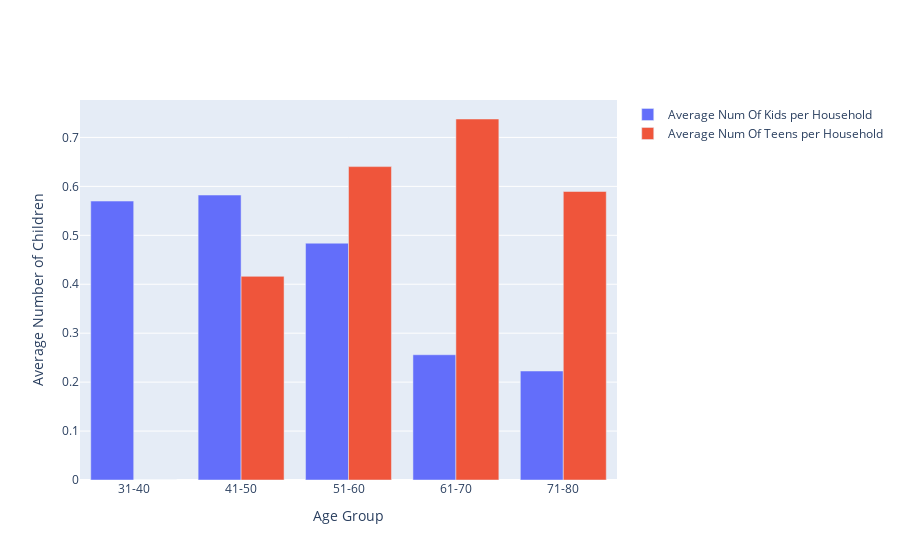

Notebook code cell kept with this figure:
### Markdown cell above
The analysis reveals a predominant presence of married individuals across all age cohorts. However, it is worth noting that a considerable portion of the population consists of individuals who are single or involved in non-marital relationships. Additionally, a smaller segment of the dataset comprises individuals who are divorced or widowed.

### Code cell
# Calculate the average values for each age group
avg_childrenhome = customers_data.groupby(["Age_Group"]).agg({"Kidhome":np.mean, "Teenhome":np.mean})\
                            .reset_index()


# Create the bar traces
def bar_avg_children(data, col, name):
    data_copy = data.copy().loc[data.Age_Group.isin(target_age_groups)]
    
    children_trace = go.Bar(
        x=data_copy.Age_Group,
        y=data_copy[f"{col}"],
        name=name
    )
    
    return children_trace
    
kidhome_trace = bar_avg_children(avg_childrenhome, "Kidhome", "Average Num Of Kids per Household") 
teenhome_trace = bar_avg_children(avg_childrenhome, "Teenhome", "Average Num Of Teens per Household") 

# Create the layout
layout = go.Layout(
    xaxis=dict(title='Age Group'),
    yaxis=dict(title='Average Number of Children')
)

# Create the figure
fig = go.Figure(data=[kidhome_trace, teenhome_trace], layout=layout)

# Show the figure
fig.show()

### Figure 1 — Plotly figure (JSON) as saved in the notebook; plotly's stock layout.template omitted (floating-point values rounded to 4 significant figures)
{"data": [{"name": "Average Num Of Kids per Household", "type": "bar", "x": ["31-40", "41-50", "51-60", "61-70", "71-80"], "y": [0.5699, 0.5823, 0.4839, 0.2559, 0.2227]}, {"name": "Average Num Of Teens per Household", "type": "bar", "x": ["31-40", "41-50", "51-60", "61-70", "71-80"], "y": [0.0, 0.4161, 0.6403, 0.7376, 0.5895]}], "layout": {"xaxis": {"title": {"text": "Age Group"}}, "yaxis": {"title": {"text": "Average Number of Children"}}}}
